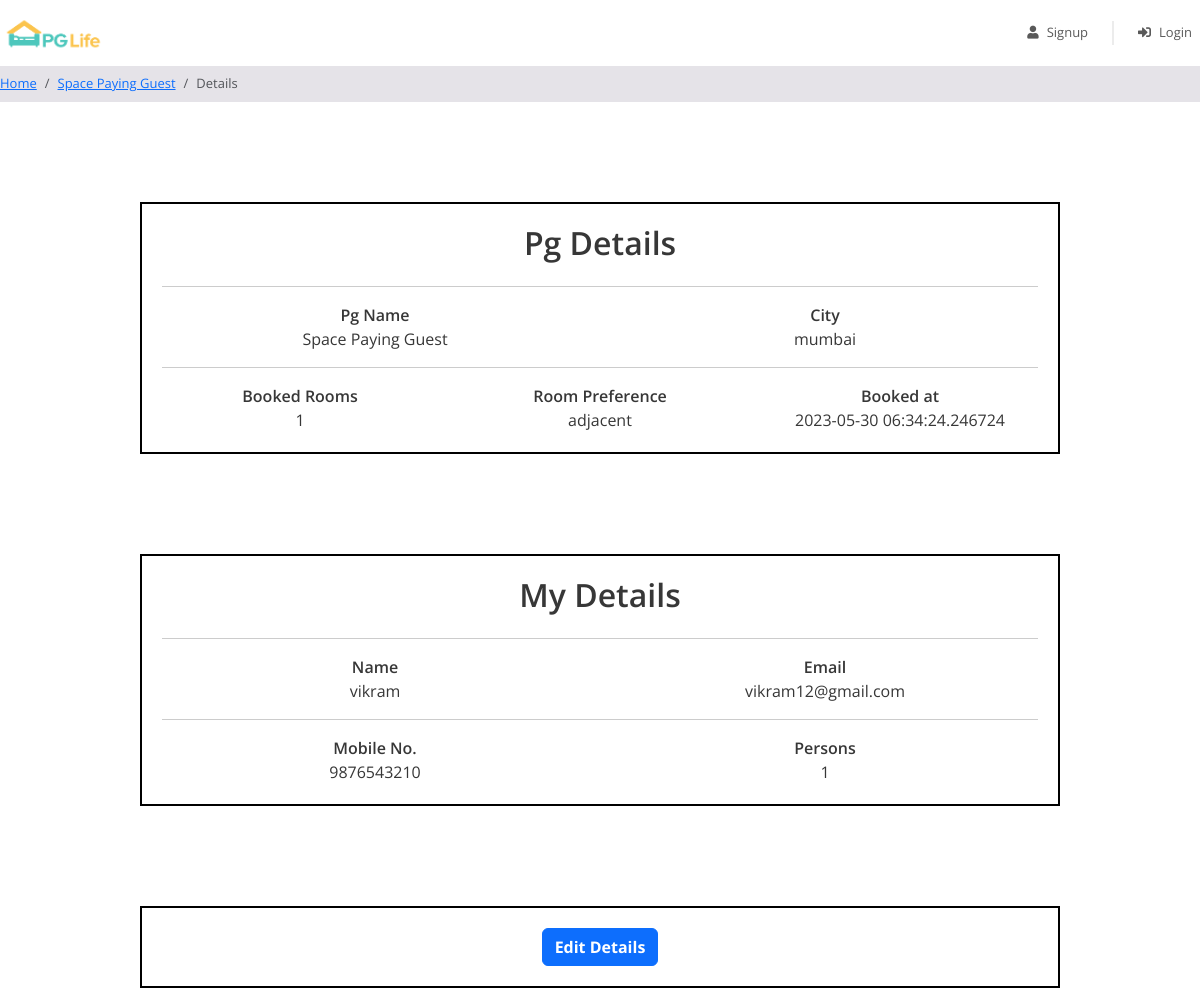
/view_details.php?t=40, run on the app's committed database.
### tables this page shows
CREATE TABLE `booking` (
  `id` int(11) NOT NULL,
  `user_id` int(20) NOT NULL,
  `name` varchar(20) NOT NULL,
  `email` varchar(20) NOT NULL,
  `phone` varchar(20) NOT NULL,
  `people` int(10) NOT NULL,
  `rooms` int(10) NOT NULL,
  `dob` varchar(15) NOT NULL,
  `arrival` varchar(56) NOT NULL,
  `room_pr` varchar(50) NOT NULL,
  `pg_name` varchar(224) NOT NULL,
  `city_n` varchar(100) NOT NULL,
  `created_at` timestamp(6) NOT NULL DEFAULT current_timestamp(6) ON UPDATE current_timestamp(6)
);

### view_details.php (the view, shortened to what this page needs)
<?php
require("database_connect.php");
if(!$_GET){
  $id=$_SESSION['ids'];
}else{
$id=$_GET['t'];}
$sql = "SELECT * FROM booking WHERE id='$id'";
$result = mysqli_query($conn, $sql);
$row = mysqli_fetch_assoc($result);
?>
<!DOCTYPE html>
<html lang="en">
<head>
    <link href="https://cdn.jsdelivr.net/npm/bootstrap@5.3.0-alpha3/dist/css/bootstrap.min.css" rel="stylesheet">
<link href="https://use.fontawesome.com/releases/v5.11.2/css/all.css" rel="stylesheet" />
<link href="css/common.css" rel="stylesheet" />
</head>
<body>
     <?php
    include "includes\header.php";
    ?>
     <nav aria-label="breadcrumb">
        <ol class="breadcrumb py-2">
            <li class="breadcrumb-item">
                <a href="index.html">Home</a>
            </li>
            <li class="breadcrumb-item">
                <a href="property_list.php"> <?= $row['pg_name'];?></a>
            </li>
            <li class="breadcrumb-item active" aria-current="page">
            Details
            </li>
        </ol>
    </nav>
    <div class="container text-center" style="border: solid black 2px; margin-top: 100px; padding: 20px ;">
        <div class="row">
            <div class="col">
                <label>
             <h2>Pg Details</h2></label>
            </div>
          </div><hr>
          <div class="row">
            <div class="col"><div><label for="">Pg Name</label></div>
            <?= $row['pg_name'];?>
            </div>
            <div class="col">
            <div><label for="">City</label></div>
              <?= $row['city_n'];?>
          </div>
        </div><hr>
            <div class="row">
                <div class="col">
                <div><label for="">Booked Rooms</label></div>
              <?= $row['rooms'];?>
                </div>
                <div class="col">
                <div><label for="">Room Preference</label></div>
              <?= $row['room_pr'];?>
                </div>
                <div class="col">
                <div><label for="">Booked at</label></div>
              <?= $row['created_at'];?>
                </div>
          </div>
    </div>
    <div class="container text-center" style="border: solid black 2px; margin-top: 100px; padding: 20px ;">
        <div class="row">
            <div class="col">
                <label>
             <h2>My Details</h2></label>
            </div>
          </div><hr style="font-weight: 300;">
          <div class="row">
            <div class="col"><div><label for="">Name</label></div>
            <?= $row['name'];?>
            </div>
            <div class="col">
            <div><label for="">Email</label></div>
              <?= $row['email'];?>
          </div>
        </div><hr>
            <div class="row">
                <div class="col">
                <div><label for="">Mobile No.</label></div>
              <?= $row['phone'];?>
                </div>
                <div class="col">
                <div><label for="">Persons</label></div>
              <?= $row['people'];?>
                </div>
          </div>
        </div>
    <div class="container text-center" style="border: solid black 2px; margin-top: 100px; padding: 20px ;">
    <a href="updating2.php" class="btn btn-primary">Edit Details</a>
    </div>
  </body>
</html>

### css/common.css (style rules this page uses)
* { box-sizing: border-box; font-family: 'Open Sans', sans-serif; }
body { color: #373737; font-size: 16px; position: relative; }
h1, h2, h3, h4, h5, h6 { font-weight: 600; }
.btn-primary, .btn-warning, .btn-danger { color: white; font-weight: bold; }
.breadcrumb { background-color: #e5e3e8; font-size: 13px; border-radius: 0px; margin-bottom: 0px; }
.container { max-width: 920px; padding: 0px 20px; }

### view_details.php (style rules this page uses)
label,h2 { font-weight: 600; font-family: 'Open Sans', sans-serif; }
div { font-family: 'Open Sans', sans-serif; }

### data on the page
booking: pg_name "Space Paying Guest", city_n "mumbai", rooms "1", room_pr "adjacent", created_at "2023-05-30 06:34:24.246724", name "vikram", email "vikram12@gmail.com", phone "9876543210", people "1"
